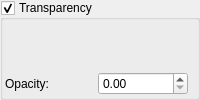
           <widget class="MyGroupBox" name="groupCheck_transparency_gradient_enable">
            <property name="title">
             <string>Transparency</string>
            </property>
            <property name="checkable">
             <bool>true</bool>
            </property>
            <layout class="QVBoxLayout" name="verticalLayout_20">
             <property name="spacing">
              <number>2</number>
             </property>
             <property name="leftMargin">
              <number>2</number>
             </property>
             <property name="topMargin">
              <number>2</number>
             </property>
             <property name="rightMargin">
              <number>2</number>
             </property>
             <property name="bottomMargin">
              <number>2</number>
             </property>
             <item>
              <widget class="cGradientEditWidget" name="colorpalette_transparency_gradient" native="true">
               <property name="toolTip">
                <string>&lt;html&gt;&lt;head/&gt;&lt;body&gt;&lt;p&gt;Gradient which defines the transparency colors of the fractal.&lt;/p&gt;&lt;p&gt;Brighter colors increase transparency. A black color creates no transparency.&lt;/p&gt;&lt;p&gt;This gradient works only if &lt;span style=&quot; font-style:italic;&quot;&gt;transparency of surface&lt;/span&gt; is greater than zero.&lt;/p&gt;&lt;/body&gt;&lt;/html&gt;</string>
               </property>
              </widget>
             </item>
             <item>
              <layout class="QHBoxLayout" name="horizontalLayout_transparency_opacity">
               <item>
                <widget class="QLabel" name="label_transparency_gradient_opacity">
                 <property name="text">
                  <string>Opacity:</string>
                 </property>
                </widget>
               </item>
               <item>
                <widget class="MyDoubleSpinBox" name="spinbox_transparency_gradient_opacity">
                 <property name="toolTip">
                  <string>Controls the gradient blend strength (0.0 = no effect, 1.0 = full gradient)</string>
                 </property>
                </widget>
               </item>
               <item>
                <spacer name="horizontalSpacer_transparency_opacity">
                 <property name="orientation">
                  <enum>Qt::Horizontal</enum>
                 </property>
                </spacer>
               </item>
              </layout>
             </item>
            </layout>
           </widget>
